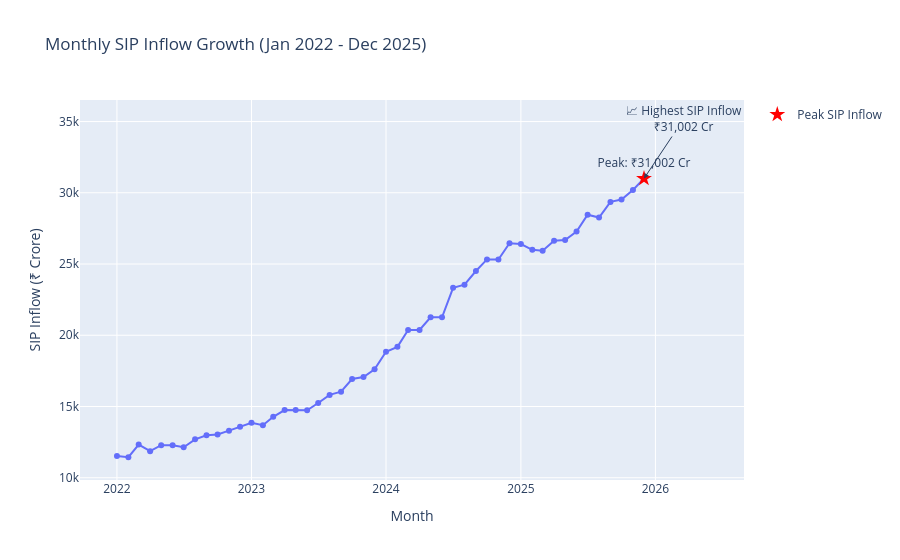

Source (notebook cell):
### Code cell
fig.add_annotation(
    x=peak["month"],
    y=peak["sip_inflow_crore"],
    text="📈 Highest SIP Inflow<br>₹31,002 Cr",
    showarrow=True,
    arrowhead=2,
    ax=40,
    ay=-60
)
